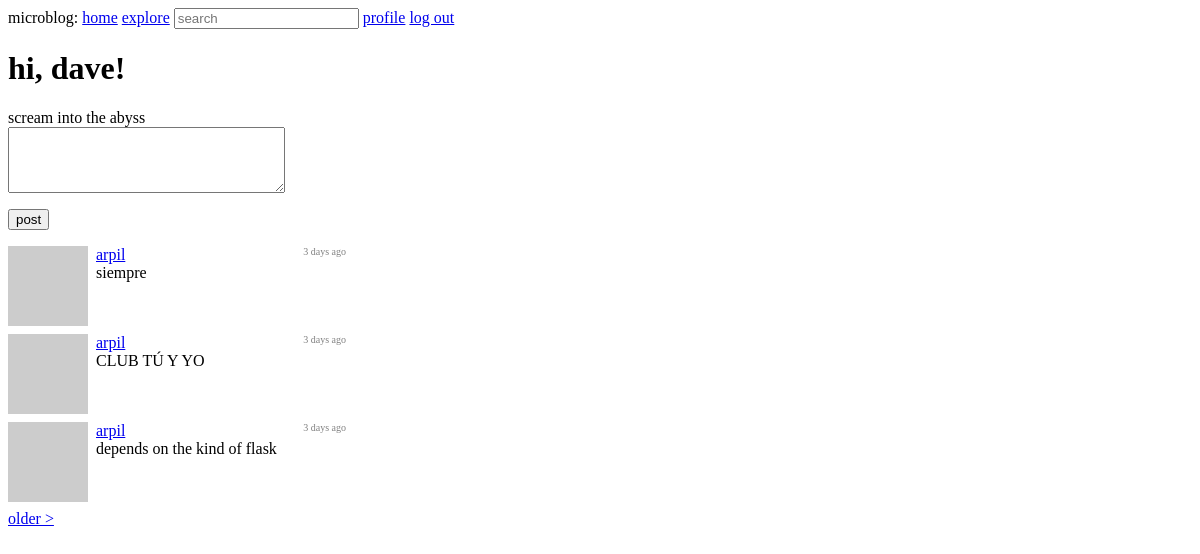
The page /index (signed in) on the database as committed earlier.
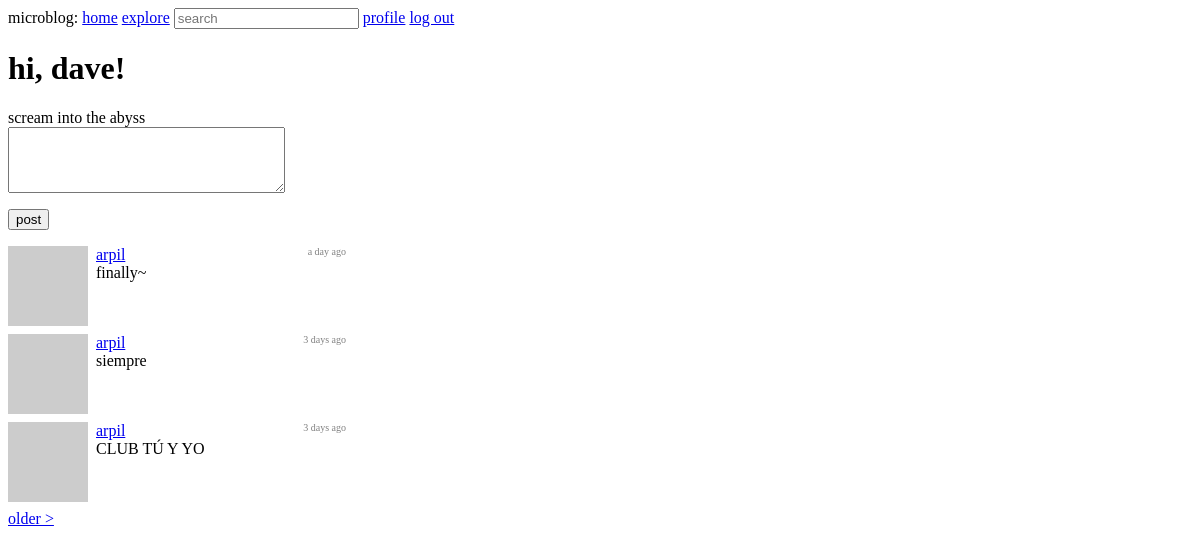
The same page on the database as committed later.
### app/models.py (models this page shows, shortened)
class SearchableMixin(object):
    @classmethod
    def before_commit(cls, session):
        session._changes = {
            'add': list(session.new),
            'update': list(session.dirty),
            'delete': list(session.deleted)
        }
    @classmethod
    def after_commit(cls, session):
        for obj in session._changes['add']:
            if isinstance(obj, SearchableMixin):
                add_to_index(obj.__tablename__, obj)
        for obj in session._changes['update']:
            if isinstance(obj, SearchableMixin):
                add_to_index(obj.__tablename__, obj)
        for obj in session._changes['delete']:
            if isinstance(obj, SearchableMixin):
                remove_from_index(obj.__tablename__, obj)
        session._changes = None

class Post(SearchableMixin, db.Model):
    __searchable__ = ['body']
    id = db.Column(db.Integer, primary_key=True)
    body = db.Column(db.String(140))
    timestamp = db.Column(db.DateTime, index=True, default=datetime.utcnow)
    user_id = db.Column(db.Integer, db.ForeignKey('user.id'))

class User(UserMixin, db.Model):
    id = db.Column(db.Integer, primary_key=True)
    username = db.Column(db.String(64), index=True, unique=True)
    email = db.Column(db.String(120), index=True, unique=True)
    pw_hash = db.Column(db.String(128))
    about_me = db.Column(db.String(140))
    following = db.relationship(
        'User',
        secondary=follows,
        primaryjoin=(follows.c.follower_id == id),
        secondaryjoin=(follows.c.followed_id == id),
        backref=db.backref('followers', lazy='dynamic'),
        lazy='dynamic'
    )
    last_seen = db.Column(db.DateTime, default=datetime.utcnow)
    posts = db.relationship('Post', backref='author', lazy='dynamic')
    def avatar(self, size):
        digest = md5(self.email.lower().encode('utf-8')).hexdigest()
        return 'https://www.gravatar.com/avatar/{}?d=identicon&s={}'.format(digest, size)
    def following_posts(self):
        following = Post.query.join(
            follows,
            follows.c.followed_id == Post.user_id
        ).filter(follows.c.follower_id == self.id)
        own = Post.query.filter_by(user_id=self.id)
        return following.union(own).order_by(Post.timestamp.desc())

### app/main/routes.py (the view)
@bp.route('/', methods=['GET', 'POST'])
@bp.route('/index', methods=['GET', 'POST'])
@login_required
def index():
    form = PostForm()
    if form.validate_on_submit():
        post = Post(body=form.post.data, author=current_user)
        db.session.add(post)
        db.session.commit()
        flash('your post has been sent to the void')
        return redirect(url_for('main.index'))
    page = request.args.get('page', 1, type=int)
    posts = current_user.following_posts().paginate(
        page,
        current_app.config['POSTS_PER_PAGE'],
        False
    )
    next_url = url_for('main.index', page=posts.next_num) \
        if posts.has_next else None
    prev_url = url_for('main.index', page=posts.prev_num) \
        if posts.has_prev else None
    return render_template('index.html',
        title='home',
        form=form,
        posts=posts.items,
        next_url=next_url,
        prev_url=prev_url)

### app/main/forms.py
class SearchForm(FlaskForm):
    q = StringField('search', validators=[DataRequired()])
    def __init__(self, *args, **kwargs):
        if 'formdata' not in kwargs:
            kwargs['formdata'] = request.args
        if 'csrf_enabled' not in kwargs:
            kwargs['csrf_enabled'] = False
        super(SearchForm, self).__init__(*args, **kwargs)

class PostForm(FlaskForm):
    post = TextAreaField(
        'scream into the abyss',
        validators=[DataRequired(), Length(min=1, max=140)]
    )
    submit = SubmitField('post')

### app/main/routes.py (called while the page is built)
@bp.before_app_request
def before_request():
    if current_user.is_authenticated:
        current_user.last_seen = datetime.utcnow()
        db.session.commit()
        g.search_form = SearchForm()

### app/models.py (called while the page is built)
@login.user_loader
def load_user(user_id):
    return User.query.get(int(user_id))

### app/templates/index.html (shortened to what this page needs)
{% extends "base.html" %}
{% block content %}
  <h1>hi, {{ current_user.username }}!</h1>
  {% if form %}
    <form action="" method="post">
      <p>
        {{ form.post.label }}<br>
        {{ form.post(cols=32, rows=4) }}<br>
      </p>
      <p>{{ form.submit() }}</p>
    </form>
  {% endif %}
  {% for post in posts %}
    {% include '_post.html' %}
  {% endfor %}
  {% if next_url %}
    <a href="{{ next_url }}">older ></a>
  {% endif %}
{% endblock %}

### app/templates/_post.html
<div style="display: flex; margin-bottom: 8px;">
  <div style="margin-right: 8px;"><img src="{{ post.author.avatar(36) }}"></div>
  <div style="display: flex; flex-direction: column; width: 250px;">
    <div style="display: flex; justify-content: space-between;">
      <a href="{{ url_for('main.user', username=post.author.username) }}">
        {{ post.author.username }}
      </a>
      <div style="color: gray; font-size: 10px;">
        {{ moment(post.timestamp).fromNow() }}
      </div>
    </div>
    <div>{{ post.body }}</div>
  </div>
</div>

Rows that differ between the two databases and show on the page:
no longer on this page (row unchanged): Post: author.username "arpil", timestamp "3 days ago", body "depends on the kind of flask"
added Post: author.username "arpil", timestamp "a day ago", body "finally~"
